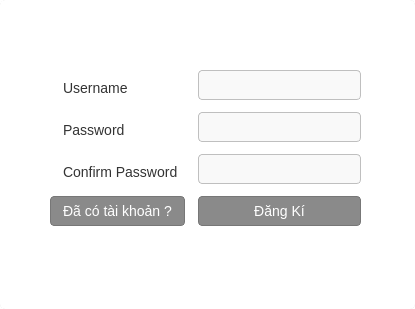
<?xml version="1.0" encoding="UTF-8"?>
<ui version="4.0">
 <class>MainWindow</class>
 <widget class="QMainWindow" name="MainWindow">
  <property name="geometry">
   <rect>
    <x>0</x>
    <y>0</y>
    <width>415</width>
    <height>309</height>
   </rect>
  </property>
  <property name="windowTitle">
   <string>Đăng Kí </string>
  </property>
  <property name="styleSheet">
   <string notr="true">QMainWindow {
    background-color: #f4f4f4;
    border: 1px solid #d3d3d3;
    font-family: &quot;Times New Roman&quot;, Times, serif;
}

QWidget {
    background-color: #ffffff;
    border-radius: 5px;
    padding: 10px;
}

QLabel {
    font-size: 14px;
    color: #333333;
    padding-right: 10px;
}

QLineEdit {
    font-size: 14px;
    border: 1px solid #bfbfbf;
    border-radius: 4px;
    padding: 5px;
    background-color: #f9f9f9;
}

QPushButton {
    background-color: #8a8a8a;
    font-size: 14px;
    color: #ffffff;
    border: 1px solid #777777;
    border-radius: 4px;
    padding: 6px 12px;
}

QPushButton:hover {
    background-color: #6c6c6c;
}

QPushButton:pressed {
    background-color: #4f4f4f;
}

QMenuBar {
    background-color: #f1f1f1;
    border-bottom: 1px solid #e0e0e0;
}

QStatusBar {
    background-color: #f1f1f1;
    border-top: 1px solid #e0e0e0;
}

QFormLayout {
    margin-top: 15px;
}
</string>
  </property>
  <widget class="QWidget" name="centralwidget">
   <widget class="QWidget" name="formLayoutWidget">
    <property name="geometry">
     <rect>
      <x>50</x>
      <y>70</y>
      <width>311</width>
      <height>165</height>
     </rect>
    </property>
    <layout class="QFormLayout" name="formLayout">
     <item row="0" column="0">
      <widget class="QLabel" name="label">
       <property name="text">
        <string>Username</string>
       </property>
      </widget>
     </item>
     <item row="0" column="1">
      <widget class="QLineEdit" name="lineEdit"/>
     </item>
     <item row="1" column="0">
      <widget class="QLabel" name="label_2">
       <property name="text">
        <string>Password</string>
       </property>
      </widget>
     </item>
     <item row="1" column="1">
      <widget class="QLineEdit" name="lineEdit_2"/>
     </item>
     <item row="2" column="0">
      <widget class="QLabel" name="label_3">
       <property name="text">
        <string>Confirm Password</string>
       </property>
      </widget>
     </item>
     <item row="2" column="1">
      <widget class="QLineEdit" name="lineEdit_3"/>
     </item>
     <item row="3" column="0">
      <widget class="QPushButton" name="pushButton">
       <property name="text">
        <string>Đã có tài khoản ?</string>
       </property>
      </widget>
     </item>
     <item row="3" column="1">
      <widget class="QPushButton" name="pushButton_2">
       <property name="text">
        <string>Đăng Kí</string>
       </property>
      </widget>
     </item>
    </layout>
   </widget>
  </widget>
 </widget>
 <resources/>
 <connections/>
</ui>
